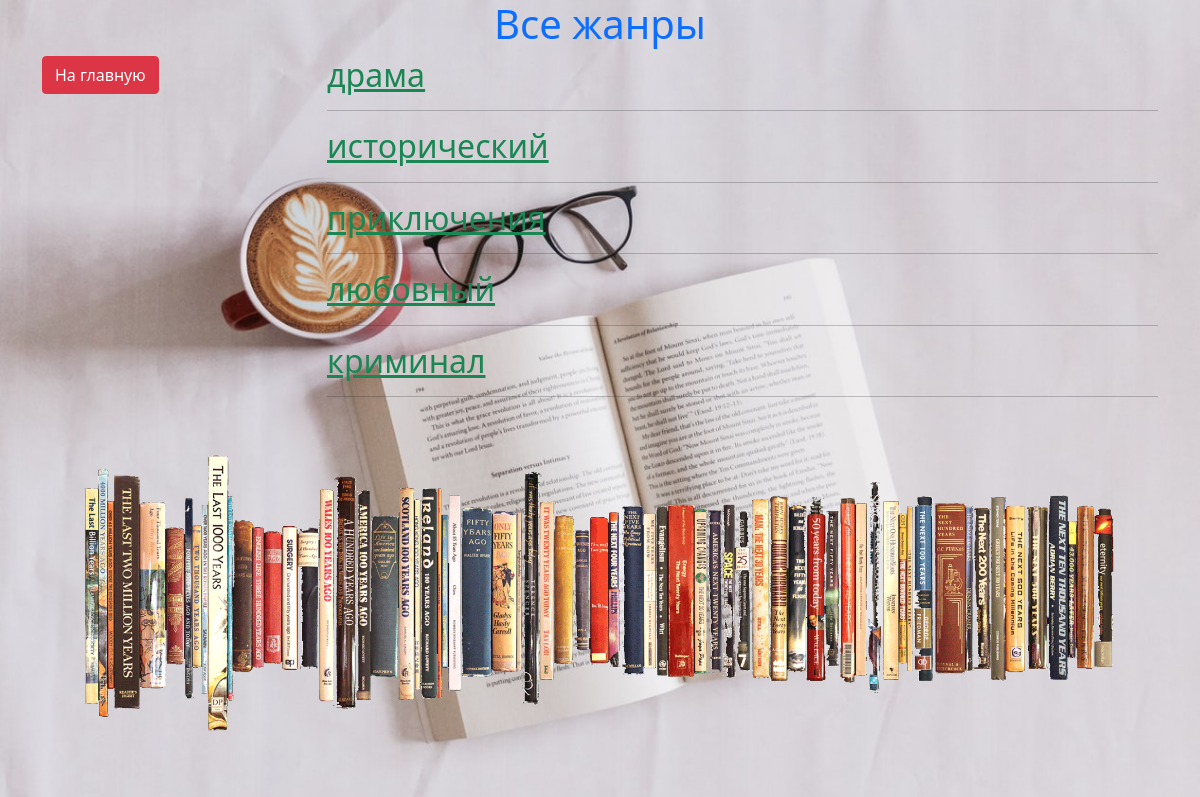
The page /catalog/genres/ on the database its author committed.
### catalog/models.py (models this page shows)
class Genre(models.Model):
    name = models.CharField('жанр', max_length=20)
    def __str__(self):
        return self.name
    def url(self):
        return reverse('catalog:genre_detail', args=(self.id,))

### catalog/views.py (the view)
# urls.py: path('genres/', views.GenreListView.as_view(), name='genres'),
class GenreListView(ListView):
    model = Genre
    context_object_name = 'genres'

### catalog/templates/catalog/genre_list.html (shortened to what this page needs)
{% extends 'catalog/base.html' %}
{% block main %}
{% for genre in genres %}
<h2><a href="{{ genre.url }}"
       class="text-success">
    {{ genre }}</a></h2>
<hr>
{% endfor %}
{% endblock %}

### catalog/static/catalog/css/style.css (style rules this page uses)
body { background: url('../img/bg.jpg') no-repeat; background-size: 100%; }

### rows shown on the page
Genre: name "драма"
Genre: name "исторический"
Genre: name "приключения"
Genre: name "любовный"
Genre: name "криминал"
